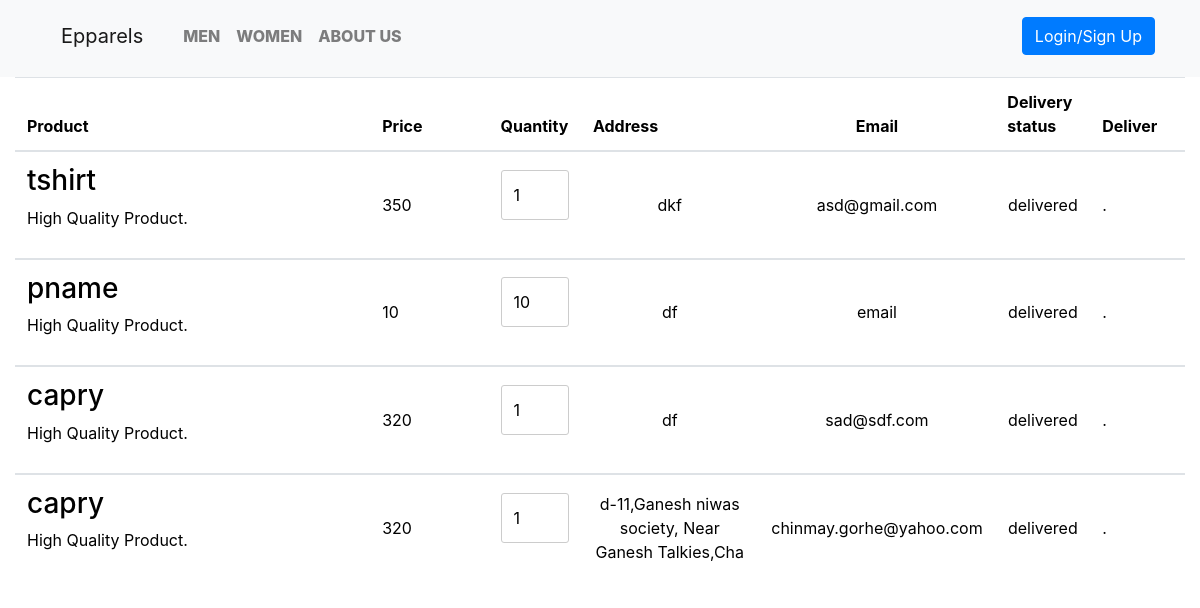
/orders.php, run on the app's committed database.
### tables this page shows
CREATE TABLE `checkout` (
  `orderid` int(11) NOT NULL,
  `uid` int(11) NOT NULL,
  `pid` int(11) NOT NULL,
  `pname` varchar(50) NOT NULL,
  `name` varchar(50) NOT NULL,
  `email` varchar(50) NOT NULL,
  `address` varchar(50) NOT NULL,
  `quantity` int(11) NOT NULL,
  `price` int(11) NOT NULL,
  `delivery` varchar(50) NOT NULL
);

### orders.php (the view, shortened to what this page needs)
<!DOCTYPE html>
<html>
<head>
	<link href="./css/style.css" rel="stylesheet">
</head>
<body>
	<body>
	<header>
		<?php
			include('header.php');
		?>
	</header>
    <div class="container-fluid">
	<table id="cart" class="table table-hover table-condensed">
    				<thead>
						<tr>
							<th style="width:30%">Product</th>
							<th style="width:10%">Price</th>
							<th style="width:5%">Quantity</th>
							<th style="width:15%">Address</th>
							<th style="width:10%" class="text-center">Email</th>
							<th style="width:8%">Delivery status</th>
							<th style="width:8%">Deliver</th>
						</tr>
					</thead>
<?php
    $productquery= "select * from checkout where delivery='delivered' ";
    $run=mysqli_query($link,$productquery);
    while($productrow=mysqli_fetch_array($run)){
			$pname = $productrow["pname"];
			$email=$productrow['email'];
			$address=$productrow['address'];
			$quantity=$productrow['quantity'];
			$price=$productrow['price'];
			$delivery=$productrow['delivery'];
?>
					<tbody>
							<tr>
							<td data-th="Product">
								<div class="row">
									<div class="col-sm-10 ">
										<h3><?php echo $pname;?></h3>
										<p>High Quality Product.</p>
									</div>
								</div>
							</td>
							<td data-th="Price"><?php echo $price;?></td>
							<td data-th="Quantity">
								<input name="quantity" id="quantity" type="text" value="<?php echo $quantity?>"/>
							</td>
							<td data-th="Address" class="text-center"><?php echo $address;?></td>
<td data-th="Email" class="text-center"><?php echo $email;?></td>
<td data-th="Delivery" class="text-center"><?php echo $delivery;?></td>
<td>.</td>
</tr>
</tbody>
				<?php
}
?>
	</table>
</div>
</body>
</html>

### css/style.css (style rules this page uses)
body { color: #000; }
.table>tbody>tr>td, .table>tfoot>tr>td { vertical-align: middle; }
.row:after { content: ""; display: table; clear: both; }
input[type=text] { width: 100%; margin-bottom: 20px; padding: 12px; border: 1px solid #ccc; border-radius: 3px; }

### data on the page
checkout: pname "tshirt", price "350", quantity "1", address "dkf", email "asd@gmail.com", delivery "delivered"
checkout: pname "pname", price "10", quantity "10", address "df", email "email", delivery "delivered"
checkout: pname "capry", price "320", quantity "1", address "df", email "sad@sdf.com", delivery "delivered"
checkout: pname "capry", price "320", quantity "1", address "d-11,Ganesh niwas society, Near Ganesh Talkies,Cha", email "chinmay.gorhe@yahoo.com", delivery "delivered"
